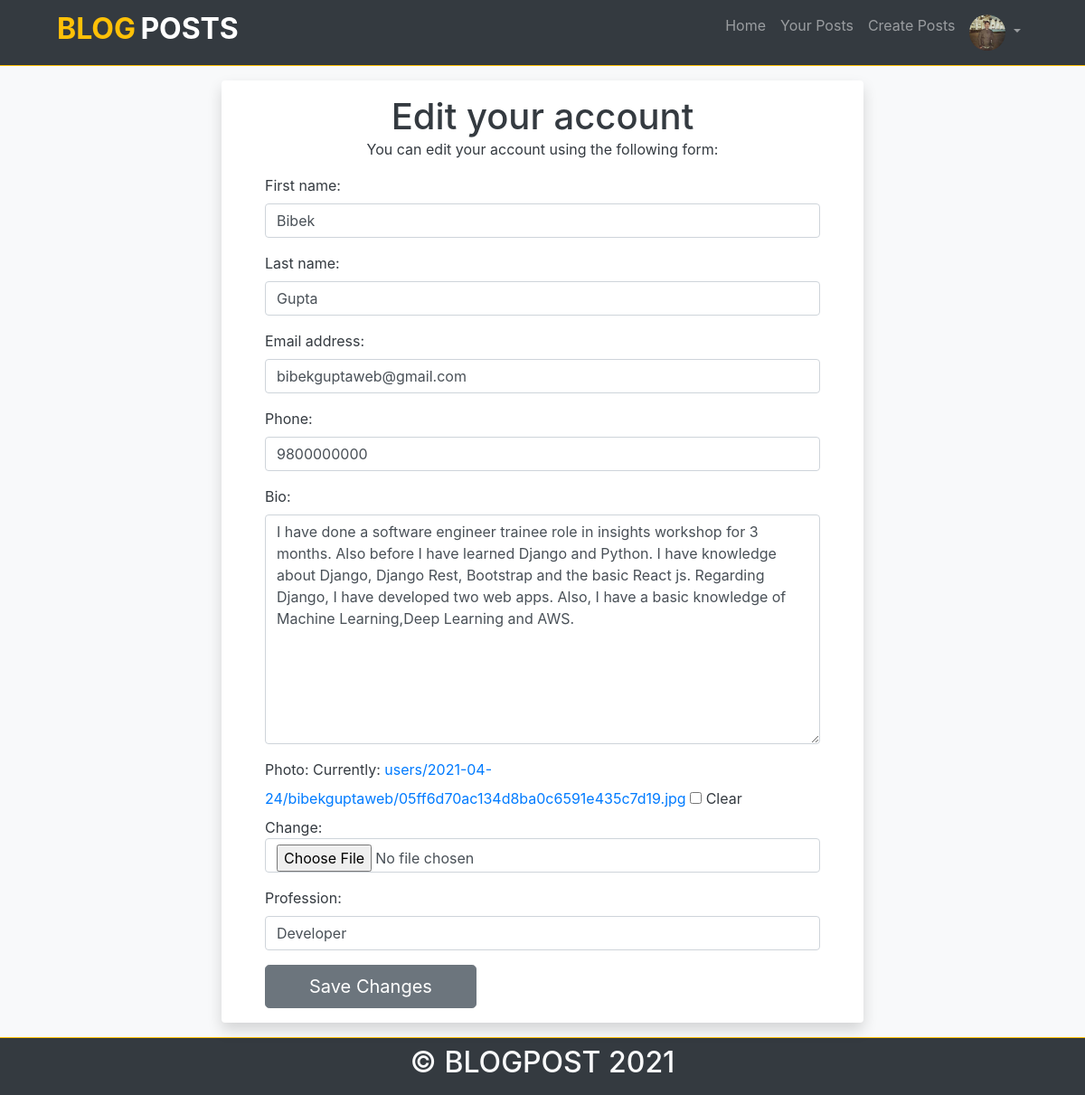
The app's page /accounts/edit/ (signed in) with its own data.
### accounts/models.py (models this page shows, shortened)
class Profile(models.Model):
    user = models.OneToOneField(settings.AUTH_USER_MODEL, on_delete=models.CASCADE)
    phone = models.CharField(
        max_length=14,
        validators=[
            validate_phone_number,
        ],
        blank=True,
        null=True,
    )
    bio = models.TextField(blank=True, null=True)
    photo = models.ImageField(upload_to=image_path, blank=True, null=True)
    profession = models.CharField(max_length=100, blank=True)
    created = models.DateField(auto_now_add=True)

### accounts/views.py (the view, shortened to what this page needs)
# urls.py: path("edit/", views.EditView.as_view(), name="edit"),
@method_decorator(login_required, name="dispatch")
class EditView(View):
    def get(self, request):
        if bool(Profile.objects.filter(user=request.user)) is False:
            obj = Profile(user=request.user)
            obj.save()
        user_form = EditForm(instance=request.user)
        profile_form = ProfileEditForm(instance=request.user.profile)
        return render(
            request,
            "accounts/edit.html",
            {"user_form": user_form, "profile_form": profile_form},
        )

### accounts/forms.py
class EditForm(forms.ModelForm):
    class Meta:
        model = User
        fields = ("first_name", "last_name", "email")
    def __init__(self, *args, **kwargs):
        super().__init__(*args, **kwargs)
        for key in self.fields:
            self.fields[key].widget.attrs.update({"class": "form-control"})

class ProfileEditForm(forms.ModelForm):
    class Meta:
        model = Profile
        fields = ("phone", "bio", "photo", "profession")
    def __init__(self, *args, **kwargs):
        super().__init__(*args, **kwargs)
        for key in self.fields:
            self.fields[key].widget.attrs.update({"class": "form-control"})

### templates/accounts/edit.html (shortened to what this page needs)
{% extends 'base.html' %}
{% block content %}
<div class="row bg-light">
  <div class="container">
    <div
      class="col-md-8 mt-3 mb-3 mx-auto justify-content-center align-items-center"
    >
      <div class="shadow py-3 px-5 text-dark bg-white rounded">
        <h1 class="mb-0 text-center">Edit your account</h1>
        <p class="text-center">
          You can edit your account using the following form:
        </p>
        <form class="form" method="POST" enctype="multipart/form-data">
            {{user_form.as_p}}
            {{profile_form.as_p}}
          <input
            class="btn btn-secondary btn-lg px-5"
            type="submit"
            value="Save Changes"
          />
        </form>
      </div>
    </div>
  </div>
</div>
{% endblock %}

### templates/base.html (shortened to what this page needs)
{% load static %} {% load humanize %}
<!DOCTYPE html>
<html lang="en">
  <head>
    <link
      rel="stylesheet"
      href="https://stackpath.bootstrapcdn.com/bootstrap/4.5.0/css/bootstrap.min.css"
    />
    <link rel="stylesheet" href="{% static 'style.css' %}" />
  </head>
  <body style="overflow-x: hidden;">
    {% include 'partials/navbar.html' %} {% block content %} {% endblock %}
    {% include 'partials/footer.html' %}
  </body>
</html>

### templates/partials/navbar.html (shortened to what this page needs)
<nav
  class="navbar navbar-expand-lg navbar-dark bg-dark px-5 border-bottom border-warning"
>
  <div class="container">
    <a class="h1 navbar-brand" href="{% url 'posts:list' %}"
      ><span class="text-warning font-weight-bold h2">BLOG</span>
      <span class="font-weight-bold h2">POSTS</span></a
    >
    <div class="collapse navbar-collapse" id="navbarSupportedContent">
      <ul class="navbar-nav ml-auto">
        <li class="nav-item">
          <a class="nav-link" href="{% url 'posts:list' %}">Home </a>
        </li>
        {% if request.user.is_authenticated %}
        <li class="nav-item">
          <a
            class="nav-link"
            href="{% url 'posts:user_post_list' author=request.user.username author_id=request.user.id %}"
            >Your Posts
          </a>
        </li>
        <li class="nav-item">
          <a class="nav-link" href="{% url 'posts:create' %}"
            >Create Posts
          </a>
        </li>
        <li class="nav-item dropdown">
          <a
            class="nav-link dropdown-toggle"
            href="#"
            id="navbarDropdown"
            role="button"
            data-toggle="dropdown"
          >
            <img
              width="40px"
              height="40px"
              class="rounded-circle"
              src="{% if  request.user.profile.photo %}/media/{{request.user.profile.photo}}
              {% else %} /static/img/anonymous.png
              {% endif %}"
              alt=""
            />
          </a>
        </li>
        {% endif %}
      </ul>
    </div>
  </div>
</nav>

### templates/partials/footer.html
<footer class="bg-dark btn-block border-top border-warning overflow-hidden">
  <p class="py-2 h2 text-light text-center">&copy; BLOGPOST 2021</p>
</footer>

### templates/base.html (style rules this page uses)
body { width: 100%; }

### records on screen
Profile: phone "9800000000", bio "I have done a software engineer trainee role in insights workshop for 3 months. Also before I have learned Django and Python. I have knowledge about Django, Django Rest, Bootstrap and the basic React js. Regarding Django, I have developed two web apps. Also, I have a basic knowledge of Machine Learning,Deep Learning and AWS.", profession "Developer"
